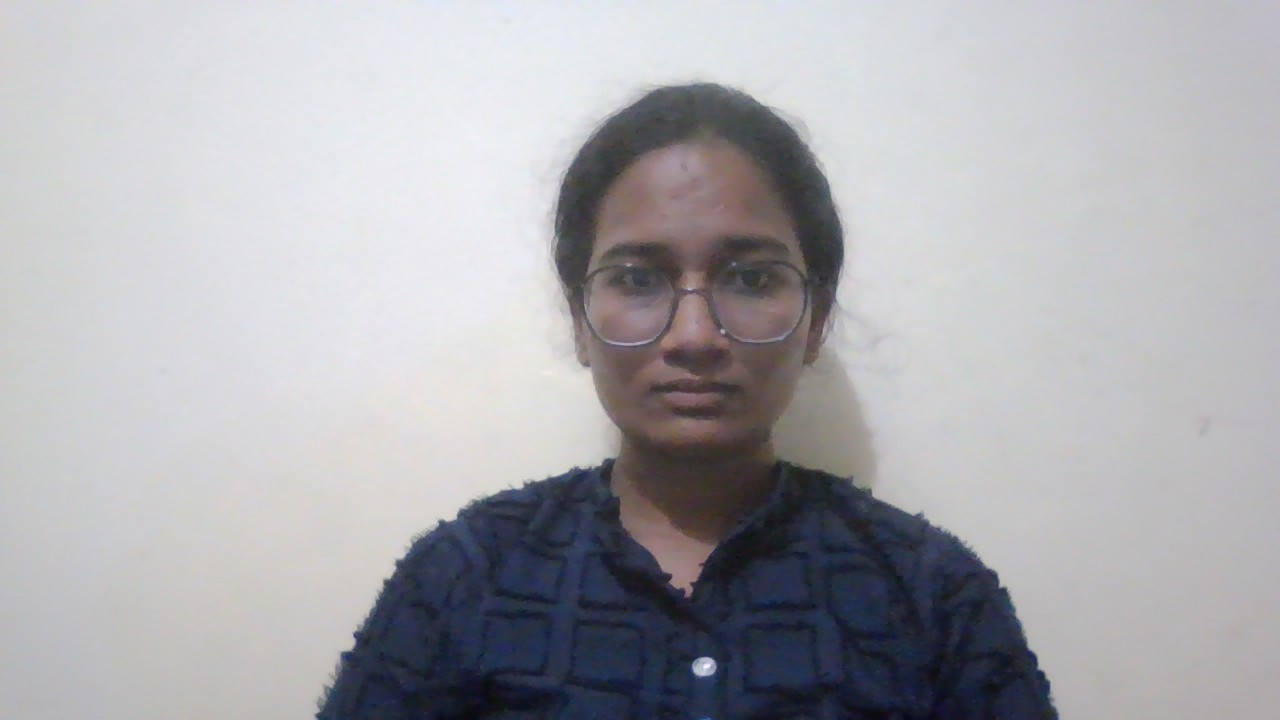
#> input picture dataset/officer1/img1.jpg, 1280 x 720 px, given in place of the camera
$ python recognize.py
#> lines starting #> are read from the running program, lines starting #| are printed output that depends on the picture
import cv2
import pickle
import hashlib
import os

# ---------------------------
# CHECK FILES
# ---------------------------
if not os.path.exists("trainer.yml") or not os.path.exists("labels.pkl"):
    print("❌ Model files not found. Run train.py first.")
    exit()

# ---------------------------
# LOAD MODEL
# ---------------------------
recognizer = cv2.face.LBPHFaceRecognizer_create()
recognizer.read("trainer.yml")

with open("labels.pkl", "rb") as f:
#> (reads labels.pkl from the repository)
    label_map = pickle.load(f)

# ---------------------------
# LOAD PASSWORDS
# ---------------------------
def load_passwords():
    db = {}
    with open("passwords.txt", "r") as f:
#> (reads passwords.txt from the repository)
        for line in f:
            user, pwd = line.strip().split(":")
            db[user] = pwd
    return db

password_db = load_passwords()

# ---------------------------
# FACE RECOGNITION
# ---------------------------
def face_auth():
    face_cascade = cv2.CascadeClassifier(
        cv2.data.haarcascades + 'haarcascade_frontalface_default.xml'
    )

    cap = cv2.VideoCapture(0)

    print("🔍 Looking for authorized officer...")

    while True:
        ret, frame = cap.read()
#> frame is the input picture: shape (720, 1280, 3); mean B, G, R 174.9, 170.7, 171.1
        gray = cv2.cvtColor(frame, cv2.COLOR_BGR2GRAY)
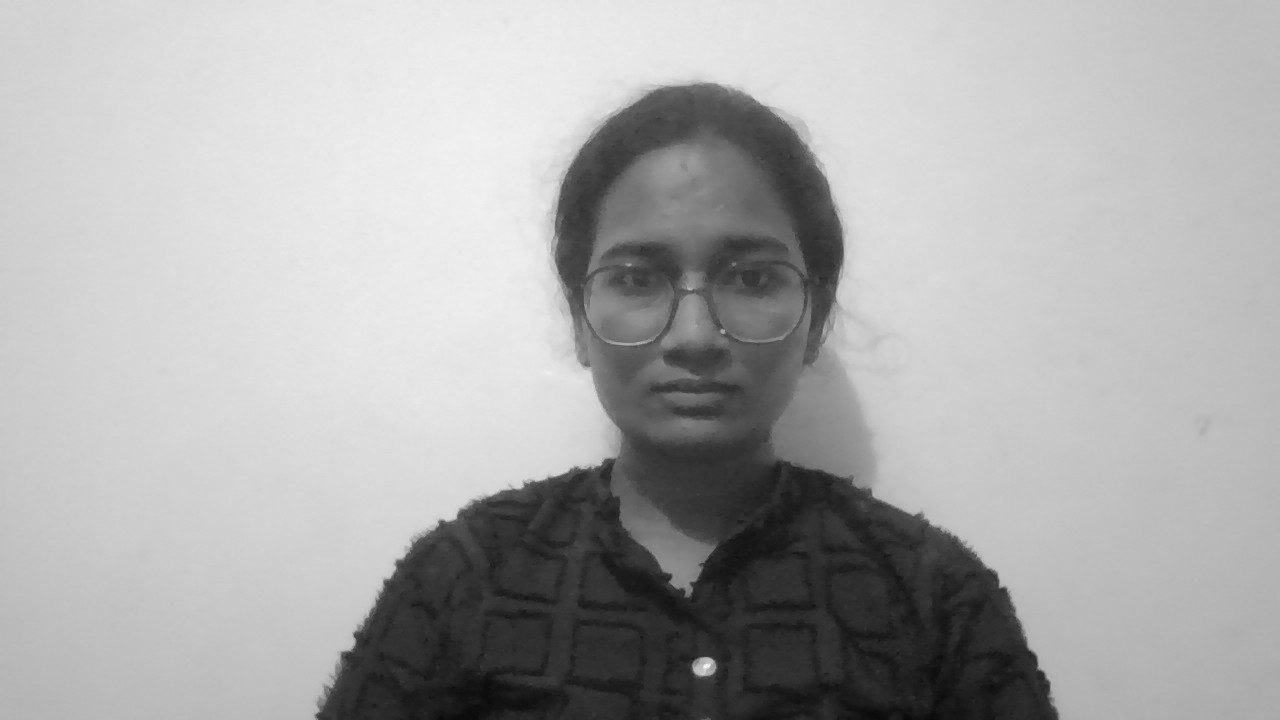
#> gray: shape (720, 1280); min 9, max 251, mean 171.3

        faces = face_cascade.detectMultiScale(gray, 1.3, 5)
#> faces = [[552, 162, 286, 286]]

        for (x, y, w, h) in faces:
            roi = gray[y:y+h, x:x+w]

            label, confidence = recognizer.predict(roi)

            if confidence < 50:
                name = label_map[label]

                # Draw rectangle
                cv2.rectangle(frame, (x, y), (x+w, y+h), (0, 255, 0), 2)

                # Show name
                cv2.putText(frame, f"{name}", (x, y-10),
                            cv2.FONT_HERSHEY_SIMPLEX, 1, (0, 255, 0), 2)

                cv2.imshow("Recognition", frame)

                print(f"✅ Authorized: {name}")

                cv2.waitKey(2000)  # wait 2 seconds


                cap.release()
                cv2.destroyAllWindows()
                return name

            else:
                cv2.rectangle(frame, (x, y), (x+w, y+h), (0, 0, 255), 2)
                cv2.putText(frame, "Unknown", (x, y-10),
                            cv2.FONT_HERSHEY_SIMPLEX, 1, (0, 0, 255), 2)
#> this loop made 1 pass
#> (x, y, w, h, label, confidence, name) on pass 1: (552, 162, 286, 286, 0, 37.98, 'officer1')
#| ✅ Authorized: officer1
#> pass 1, in face_auth, `roi = gray[y:y+h, x:x+w]`:
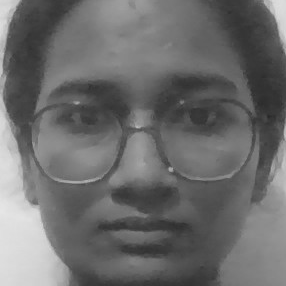
#> roi: shape (286, 286); min 39, max 230, mean 108.3
#> pass 1, in face_auth, `cv2.imshow("Recognition", frame)`:
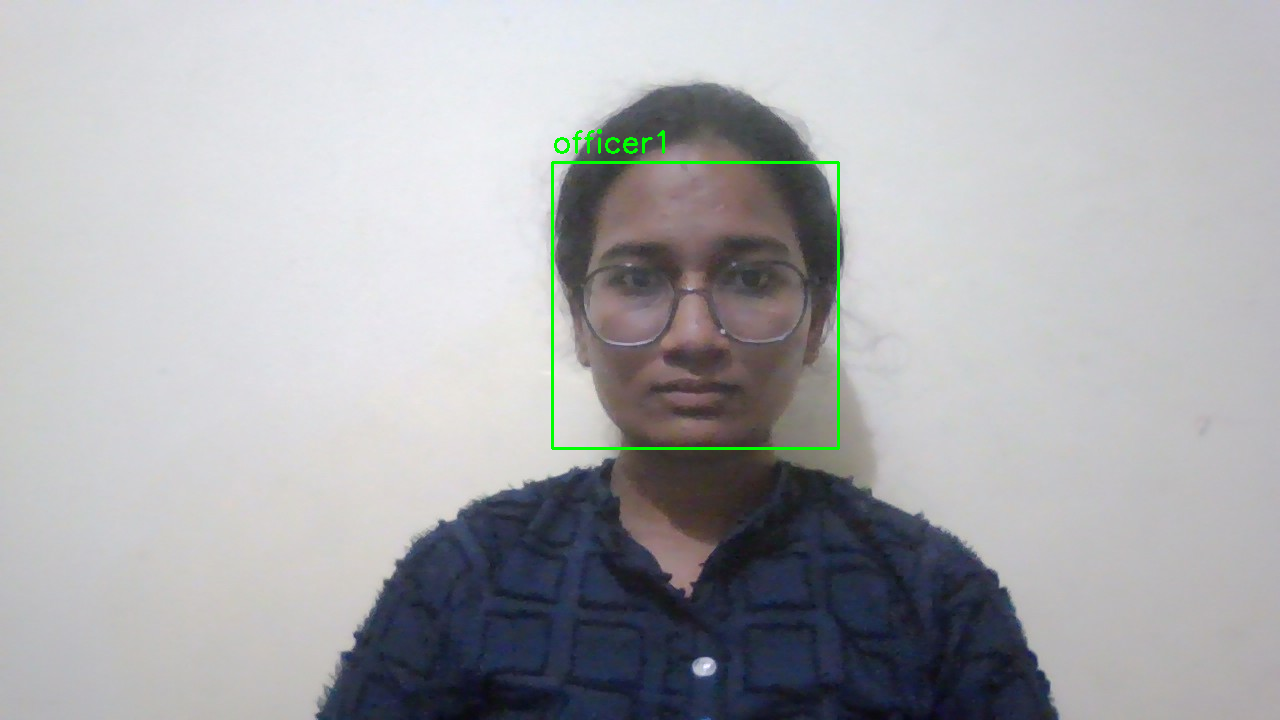
#> window 'Recognition': shape (720, 1280, 3); mean B, G, R 174.2, 171.2, 170.4

        cv2.imshow("Recognition", frame)

        if cv2.waitKey(1) == 27:
            break

    cap.release()
    cv2.destroyAllWindows()
    return None
def password_auth(username):
    if username not in password_db:
        print("❌ User not found")
        return False

    for _ in range(3):
        password = input("Enter password: ")
        hashed = hashlib.sha256(password.encode()).hexdigest()

        if hashed == password_db[username]:
            print("✅ Password correct")
            return True
        else:
            print("❌ Wrong password")

    return False

# ---------------------------
# MAIN 2FA SYSTEM
# ---------------------------
def authenticate():
    user = face_auth()
#> user = 'officer1'

    if user:
        if password_auth(user):
            print("🔓 ACCESS GRANTED")
            return True

    print("🚫 ACCESS DENIED")
    return False


if __name__ == "__main__":
#> (the run stopped early here; a loop or call above may not have finished)
